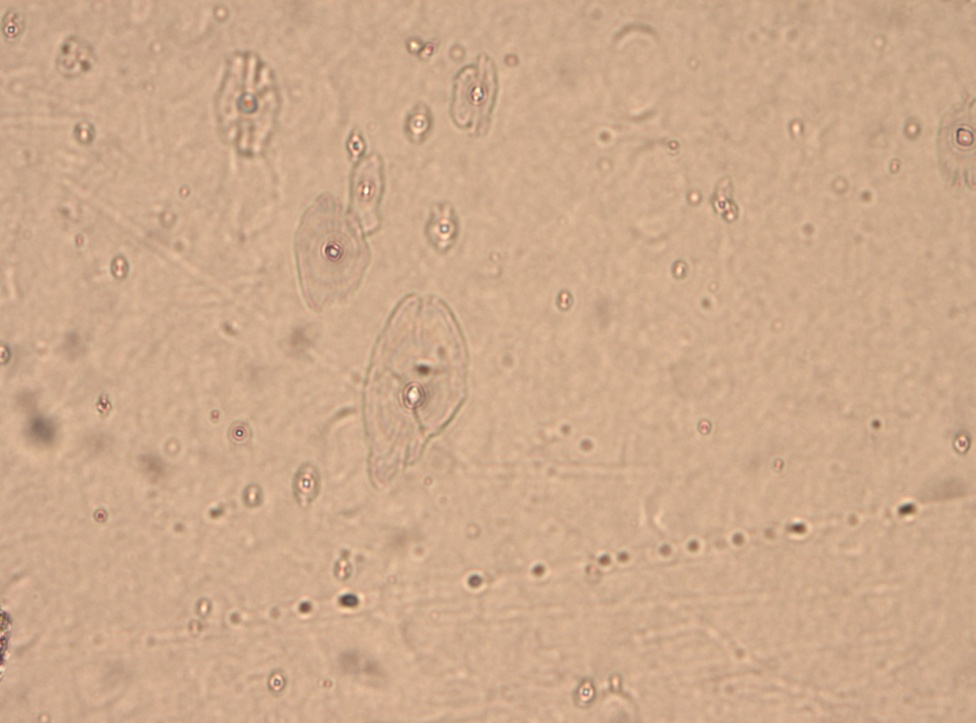
#> input picture image/image.jpg, 976 x 723 px, shrunk from 2080 x 1540 before the run
$ python edgesDetection.py
#> lines starting #> are read from the running program, lines starting #| are printed output that depends on the picture
import cv2
import numpy as np

image_path = "../image/image.jpg"

image = cv2.imread(image_path)
#> image is the input picture: shape (723, 976, 3); mean B, G, R 140.9, 170.2, 205.7

# Vérifier si l'image est chargée correctement
if image is None:
    print("Impossible de charger l'image.")
    exit()

# Convertir l'image en niveaux de gris
gray_image = cv2.cvtColor(image, cv2.COLOR_BGR2GRAY)
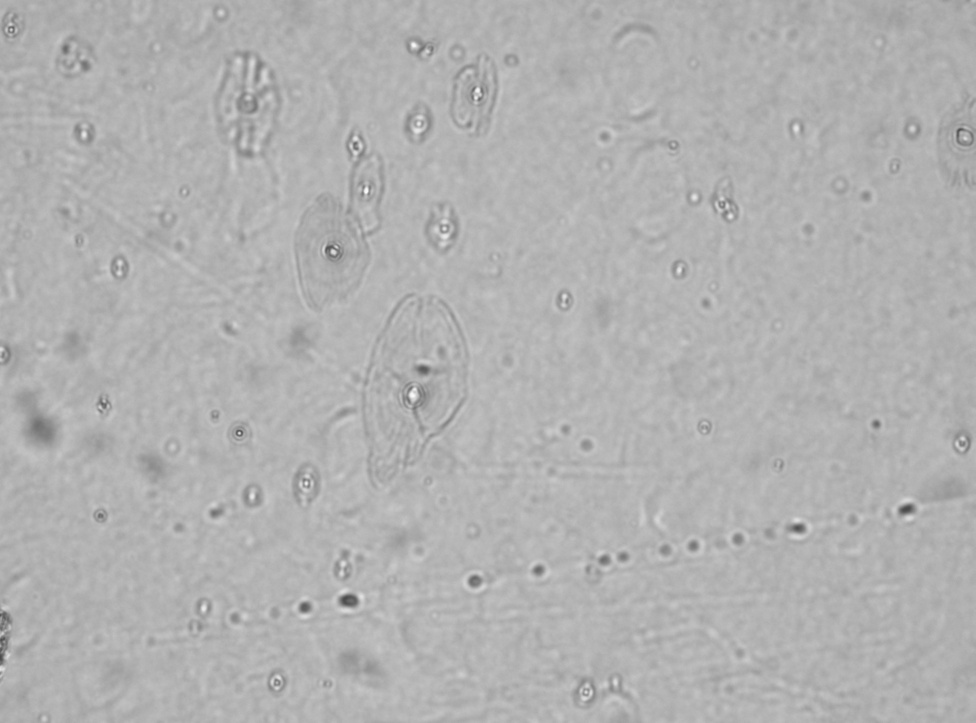
#> gray_image: shape (723, 976); min 72, max 250, mean 177.5

# Appliquer un flou pour améliorer la détection des contours (facultatif)
gray_image_blurred = cv2.GaussianBlur(gray_image, (5, 5), 0)

# Utiliser la détection de contours Canny
edges = cv2.Canny(gray_image_blurred, 50, 150)
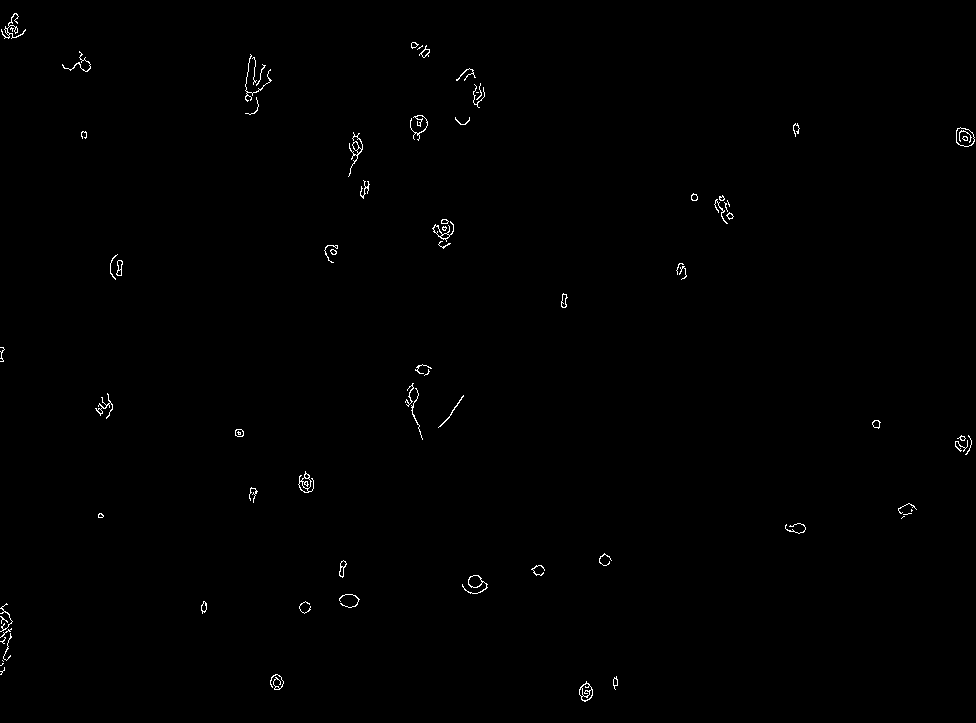
#> edges: shape (723, 976); 0.44% white in thin lines or dots

# Afficher l'image originale, en niveaux de gris, et les contours détectés
cv2.imshow("blurry", gray_image_blurred)
cv2.imshow("Contours Détectés", edges)

# Attendre une touche et fermer les fenêtres
cv2.waitKey(0)
cv2.destroyAllWindows()
